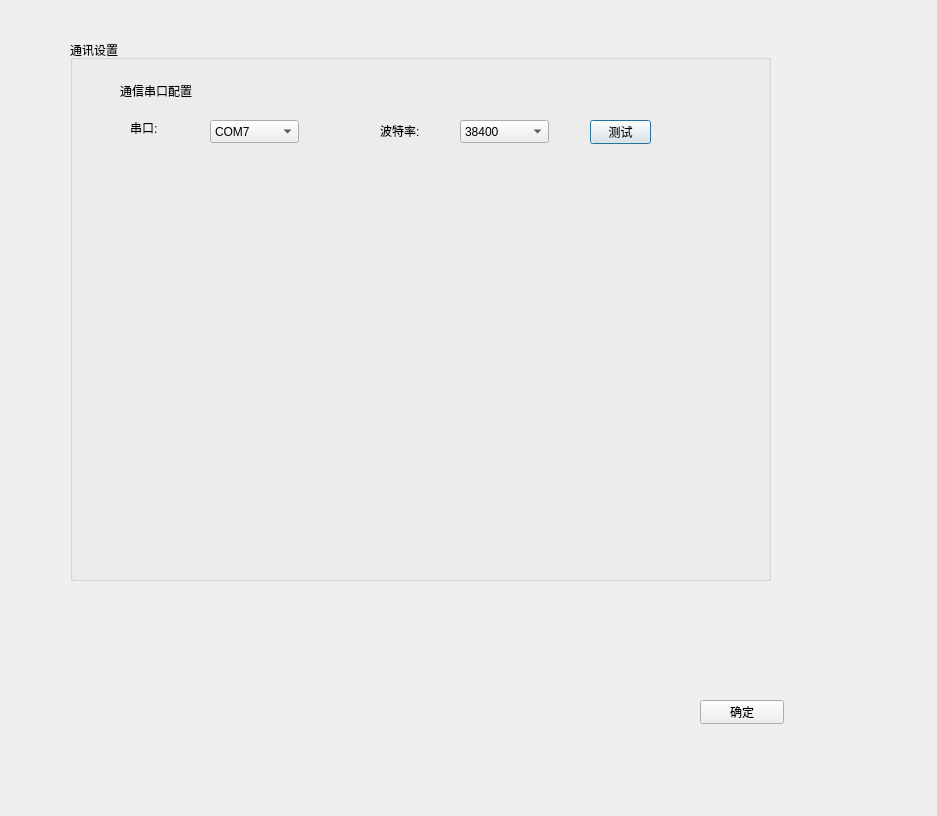
<?xml version="1.0" encoding="UTF-8"?>
<ui version="4.0">
 <class>settings</class>
 <widget class="QDialog" name="settings">
  <property name="geometry">
   <rect>
    <x>0</x>
    <y>0</y>
    <width>937</width>
    <height>816</height>
   </rect>
  </property>
  <property name="windowTitle">
   <string>Dialog</string>
  </property>
  <widget class="QGroupBox" name="groupBox">
   <property name="geometry">
    <rect>
     <x>70</x>
     <y>40</y>
     <width>701</width>
     <height>541</height>
    </rect>
   </property>
   <property name="title">
    <string>通讯设置</string>
   </property>
   <widget class="QPushButton" name="pushButton">
    <property name="geometry">
     <rect>
      <x>520</x>
      <y>80</y>
      <width>61</width>
      <height>24</height>
     </rect>
    </property>
    <property name="text">
     <string>测试</string>
    </property>
   </widget>
   <widget class="QComboBox" name="comboBox_2">
    <property name="geometry">
     <rect>
      <x>390</x>
      <y>80</y>
      <width>89</width>
      <height>23</height>
     </rect>
    </property>
    <item>
     <property name="text">
      <string>38400</string>
     </property>
    </item>
   </widget>
   <widget class="QLabel" name="label_4">
    <property name="geometry">
     <rect>
      <x>50</x>
      <y>40</y>
      <width>91</width>
      <height>21</height>
     </rect>
    </property>
    <property name="text">
     <string>通信串口配置</string>
    </property>
   </widget>
   <widget class="QLabel" name="label_5">
    <property name="geometry">
     <rect>
      <x>60</x>
      <y>80</y>
      <width>41</width>
      <height>16</height>
     </rect>
    </property>
    <property name="text">
     <string>串口:</string>
    </property>
   </widget>
   <widget class="QLabel" name="label_6">
    <property name="geometry">
     <rect>
      <x>310</x>
      <y>80</y>
      <width>61</width>
      <height>21</height>
     </rect>
    </property>
    <property name="text">
     <string>波特率:</string>
    </property>
   </widget>
   <widget class="QComboBox" name="comboBox">
    <property name="geometry">
     <rect>
      <x>140</x>
      <y>80</y>
      <width>89</width>
      <height>23</height>
     </rect>
    </property>
    <item>
     <property name="text">
      <string>COM7</string>
     </property>
    </item>
    <item>
     <property name="text">
      <string>COM8</string>
     </property>
    </item>
   </widget>
  </widget>
  <widget class="QPushButton" name="pushButton_2">
   <property name="geometry">
    <rect>
     <x>700</x>
     <y>700</y>
     <width>84</width>
     <height>24</height>
    </rect>
   </property>
   <property name="text">
    <string>确定</string>
   </property>
  </widget>
 </widget>
 <resources/>
 <connections/>
</ui>
